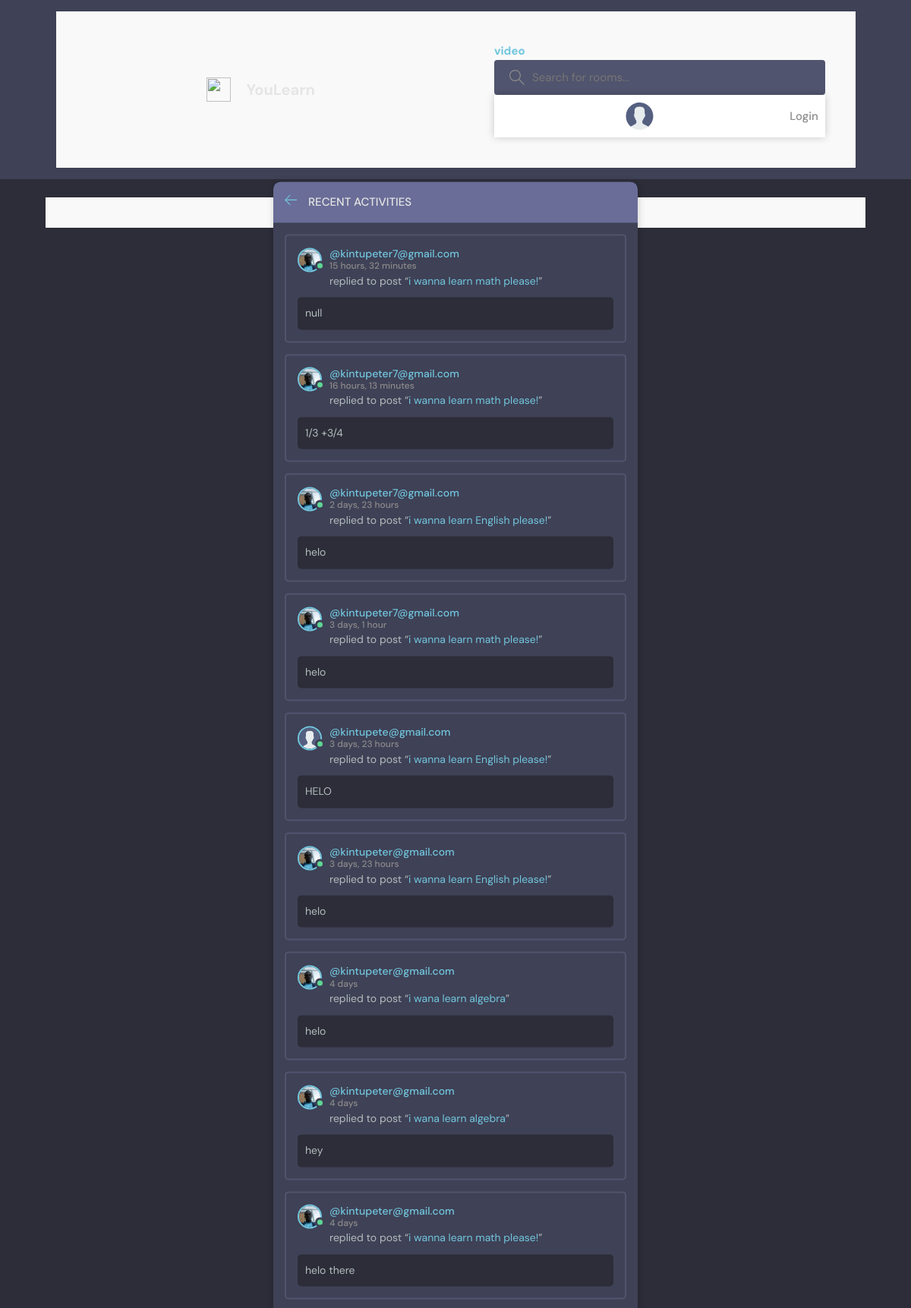
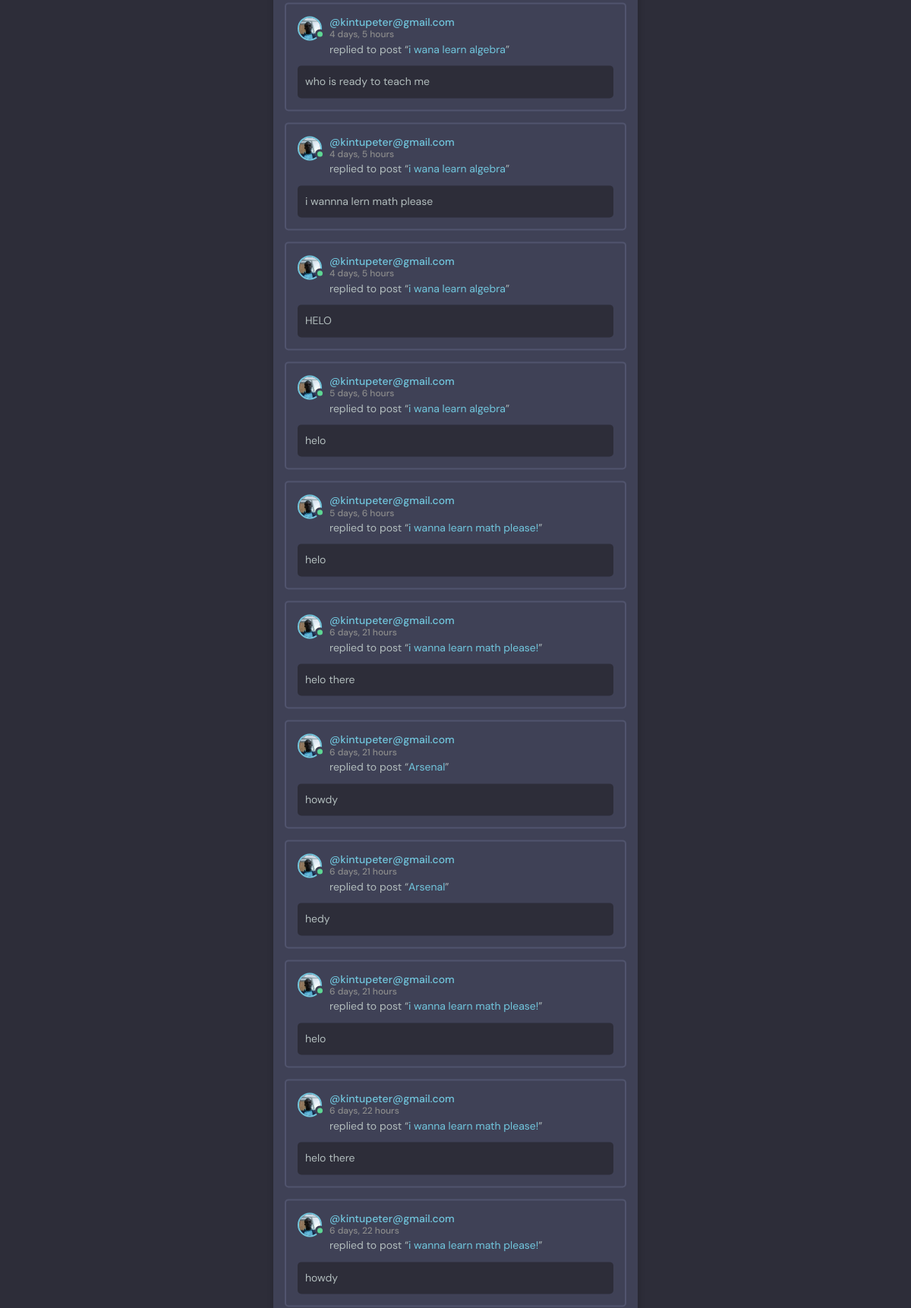
The page /activity/ (upper part) on the database its author committed (2 pictures, top to bottom).
### Learn/models.py (models this page shows, shortened)
class Message(models.Model):
    user = models.ForeignKey(User, on_delete=models.CASCADE)
    room = models.ForeignKey(Room, on_delete=models.CASCADE)
    body = models.TextField()
    updated = models.DateTimeField(auto_now=True)
    created = models.DateTimeField(auto_now_add=True)
    class Meta:
        ordering = ['-updated', '-created' ]

class User(AbstractUser):
    name = models.CharField(max_length=200, null=True)
    email = models.EmailField(unique=True,  null=True)
    bio = models.TextField(null=True)
    avatar = models.ImageField(null=True, default="avatar.svg")
    USERNAME_FIELD = 'email'
    REQUIRED_FIELDS = []

class Room(models.Model):
    host = topic = models.ForeignKey(User, on_delete=models.SET_NULL, null=True)
    topic = models.ForeignKey(Topic, on_delete=models.SET_NULL, null=True)
    name = models.CharField(max_length=200)
    description = models.TextField(null=True, blank=True)
    participants = models.ManyToManyField(User, related_name='participants', blank=True)
    updated = models.DateTimeField(auto_now=True)
    created = models.DateTimeField(auto_now_add=True)
    class Meta:
        ordering = ['-updated', '-created' ]
    def __str__(self):
          return self.name

### Learn/views.py (the view)
# urls.py: path('activity/', views.activityPage, name="activity"),
def activityPage(request):
    room_messages = Message.objects.all()
    return render(request, 'Learn/activity.html', {'room_messages': room_messages})

### Learn/templates/Learn/activity.html (shortened to what this page needs)
{% extends 'main.html' %}
{% block content %}
    <main class="layout">
      <div class="container">
        <div class="layout__box">
          <div class="layout__boxHeader">
            <div class="layout__boxTitle">
              <a href="{% url 'home' %}">
                <svg version="1.1" xmlns="http://www.w3.org/2000/svg" width="32" height="32" viewBox="0 0 32 32">
                  <title>arrow-left</title>
                  <path
                    d="M13.723 2.286l-13.723 13.714 13.719 13.714 1.616-1.611-10.96-10.96h27.625v-2.286h-27.625l10.965-10.965-1.616-1.607z"
                  ></path>
                </svg>
              </a>
              <h3>Recent Activities</h3>
            </div>
          </div>
            {% for message in room_messages %}
            <div class="activities__box">
              <div class="activities__boxHeader roomListRoom__header">
                <a href="{% url 'user-profile' message.user.id %}" class="roomListRoom__author">
                  <div class="avatar avatar--small active">
                    <img src="{{message.user.avatar.url}}" />
                  </div>
                  <p>
                    @{{message.user}}
                    <span>{{message.created|timesince}}</span>
                  </p>
                </a>
              </div>
              <div class="activities__boxContent">
                <p>replied to post “<a href="{% url 'room' message.room.id %}">{{message.room}}</a>”</p>
                <div class="activities__boxRoomContent">
                  {{message.body}}
                </div>
              </div>
            </div>
          {% endfor %}
          </div>
        </div>
    </main>
  {% endblock content %}

### static/styles/style.css (style rules this page uses)
:root { --color-main: #71c6dd; --color-main-light: #e1f6fb; --color-dark: #3f4156; --color-dark-medium: #51546e; --color-dark-light: #696d97; --color-light: #e5e5e5; --color-gray: #8b8b8b; --color-light-gray: #b2bdbd; --color-bg: #2d2d39; --color-success: #5dd693; --color-error: #fc4b0b; }
* { font-family: "DM Sans", -apple-system, BlinkMacSystemFont, "Segoe UI", Roboto, Oxygen, Ubuntu, Cantarell, "Open Sans", "Helvetica Neue", sans-serif; margin: 0; padding: 0; box-sizing: border-box; text-rendering: optimizeLegibility; font-size: inherit; }
html { font-size: 56.25%; }
@media only screen and (min-width: 1200px) { html { font-size: 62.5%; } }
body { line-height: 1.6; font-weight: 400; font-size: 1.5rem; color: var(--color-light-gray); background-color: var(--color-bg); min-height: 100vh; }
img { width: 100%; }
a { display: inline-block; color: var(--color-main); text-decoration: none; }
.container { max-width: 120rem; width: 90%; margin: auto; }
.avatar { position: relative; display: inline-block; border-radius: 50%; border: 2px solid var(--color-main); }
.avatar img { display: block; border-radius: 50%; object-fit: cover; object-position: center; }
.avatar::after { content: ""; display: block; position: absolute; background-color: var(--color-gray); z-index: 111; border-radius: 50%; border: 0.3rem solid var(--color-dark); }
.avatar.active::after { background-color: var(--color-success); }
.avatar.avatar--small img { width: 2.8rem; height: 2.8rem; }
.avatar.avatar--small:after { width: 0.7rem; height: 0.7rem; bottom: 0px; right: -6px; }
.layout { margin-top: 2.4rem; }
.layout > .container { display: flex; justify-content: space-between; align-items: flex-start; }
.layout__box { width: 90%; max-width: 48rem; min-height: 40rem; position: absolute; top: 50%; left: 50%; transform: translate(-50%, -46%); background-color: var(--color-dark); border-radius: 1rem; box-shadow: 1px 1px 6px 3px rgba(0, 0, 0, 0.1); overflow: hidden; }
.layout__boxHeader { display: flex; padding: 1.5rem; background-color: var(--color-dark-light); }
.layout__boxTitle { display: flex; gap: 1.5rem; align-items: center; }
.layout__boxTitle h3 { text-transform: uppercase; font-weight: 500; color: var(--color-light); }
.layout__boxTitle svg { width: 1.6rem; height: 1.6rem; fill: var(--color-main); }
.roomListRoom__header { display: flex; justify-content: space-between; align-items: center; }
.roomListRoom__author { font-weight: 500; display: flex; align-items: center; gap: 1rem; }
.activities__box { margin: 1.5rem; padding: 1.5rem; border: 2px solid var(--color-dark-medium); border-radius: 5px; }
.activities__boxHeader p { font-size: 1.4rem; line-height: 1.3; }
.activities__boxHeader p span { color: var(--color-gray); font-size: 1.2rem; display: block; }
.activities__boxContent { margin-left: 4.2rem; }
.activities__boxContent { font-size: 1.4rem; }
.activities__boxRoomContent { background: var(--color-bg); padding: 1rem; border-radius: 5px; margin-top: 1rem; margin-left: -4.2rem; }
.container { background: #f9f9f9; padding-left: 17%; padding-right: 2%; padding-top: 20px; padding-bottom: 20px; }

### rows shown on the page
Message: user.avatar (picture), user "kintupeter7@gmail.com", created "15 hours, 32 minutes", room "i wanna learn math please!", body "null"
Message: user.avatar (picture), user "kintupeter7@gmail.com", created "16 hours, 13 minutes", room "i wanna learn math please!", body "1/3 +3/4"
Message: user.avatar (picture), user "kintupeter7@gmail.com", created "2 days, 23 hours", room "i wanna learn English please!", body "helo"
Message: user.avatar (picture), user "kintupeter7@gmail.com", created "3 days, 1 hour", room "i wanna learn math please!", body "helo"
Message: user.avatar (placeholder picture), user "kintupete@gmail.com", created "3 days, 23 hours", room "i wanna learn English please!", body "HELO"
Message: user.avatar (picture), user "kintupeter@gmail.com", created "3 days, 23 hours", room "i wanna learn English please!", body "helo"
Message: user.avatar (picture), user "kintupeter@gmail.com", created "4 days", room "i wana learn algebra", body "helo"
Message: user.avatar (picture), user "kintupeter@gmail.com", created "4 days", room "i wana learn algebra", body "hey"
Message: user.avatar (picture), user "kintupeter@gmail.com", created "4 days", room "i wanna learn math please!", body "helo there"
Message: user.avatar (picture), user "kintupeter@gmail.com", created "4 days, 5 hours", room "i wana learn algebra", body "who is ready to teach me"
Message: user.avatar (picture), user "kintupeter@gmail.com", created "4 days, 5 hours", room "i wana learn algebra", body "i wannna lern math please"
Message: user.avatar (picture), user "kintupeter@gmail.com", created "4 days, 5 hours", room "i wana learn algebra", body "HELO"
Message: user.avatar (picture), user "kintupeter@gmail.com", created "5 days, 6 hours", room "i wana learn algebra", body "helo"
Message: user.avatar (picture), user "kintupeter@gmail.com", created "5 days, 6 hours", room "i wanna learn math please!", body "helo"
Message: user.avatar (picture), user "kintupeter@gmail.com", created "6 days, 21 hours", room "i wanna learn math please!", body "helo there"
Message: user.avatar (picture), user "kintupeter@gmail.com", created "6 days, 21 hours", room "Arsenal", body "howdy"
Message: user.avatar (picture), user "kintupeter@gmail.com", created "6 days, 21 hours", room "Arsenal", body "hedy"
Message: user.avatar (picture), user "kintupeter@gmail.com", created "6 days, 21 hours", room "i wanna learn math please!", body "helo"
Message: user.avatar (picture), user "kintupeter@gmail.com", created "6 days, 22 hours", room "i wanna learn math please!", body "helo there"
Message: user.avatar (picture), user "kintupeter@gmail.com", created "6 days, 22 hours", room "i wanna learn math please!", body "howdy"
